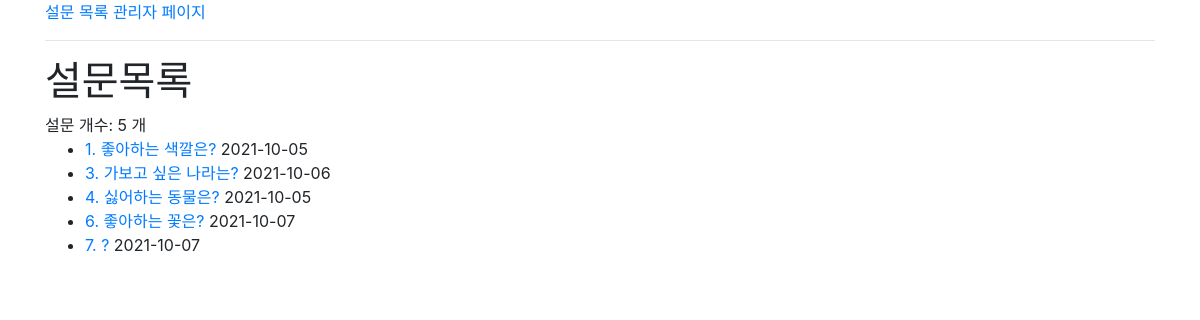
Page /poll/list on the committed database.
### poll/models.py (models this page shows, shortened)
class Question(models.Model):
    question_text = models.CharField(max_length=200)   # CharField: 문자열(varchar)
    pub_date = models.DateTimeField(auto_now_add=True)   # DateTimeField: 일시타입(Date) - auto_now_add: insert될 때의 일시를 자동으로 등록

### poll/templates/poll/list.html (shortened to what this page needs)
{% extends "layout.html" %}
{% block contents %}
<h1>설문목록</h1>
설문 개수: {{question_list|length}} 개
<ul>
    {% for question in question_list %}
        <li>
            <a href="{% url 'poll:vote' question.pk %}">
                {{question.pk}}. {{question.question_text}}
            </a>
            {{question.pub_date|date:'Y-m-d'}} <br>
        </li>
    {% empty %}
        등록된 설문이 없습니다.
    {% endfor%}
</ul>
{% endblock contents %}

### templates/layout.html (shortened to what this page needs)
<!DOCTYPE html>
<html lang="en">
<head>
    <link rel="stylesheet" href="https://cdn.jsdelivr.net/npm/bootstrap@4.6.0/dist/css/bootstrap.min.css">
</head>
<body>
    <div class="container">
    <a href="{% url 'poll:list' %}">설문 목록</a>
    <a href="/admin">관리자 페이지</a>
    <hr>
    {% block contents %}{% endblock contents %}
    </div>
</body>
</html>

### rows in the picture
Question: pk "1", question_text "좋아하는 색깔은?", pub_date "2021-10-05"
Question: pk "3", question_text "가보고 싶은 나라는?", pub_date "2021-10-06"
Question: pk "4", question_text "싫어하는 동물은?", pub_date "2021-10-05"
Question: pk "6", question_text "좋아하는 꽃은?", pub_date "2021-10-07"
Question: pk "7", question_text "?", pub_date "2021-10-07"

### other values in the picture
{{ question_list|length }} "5"
